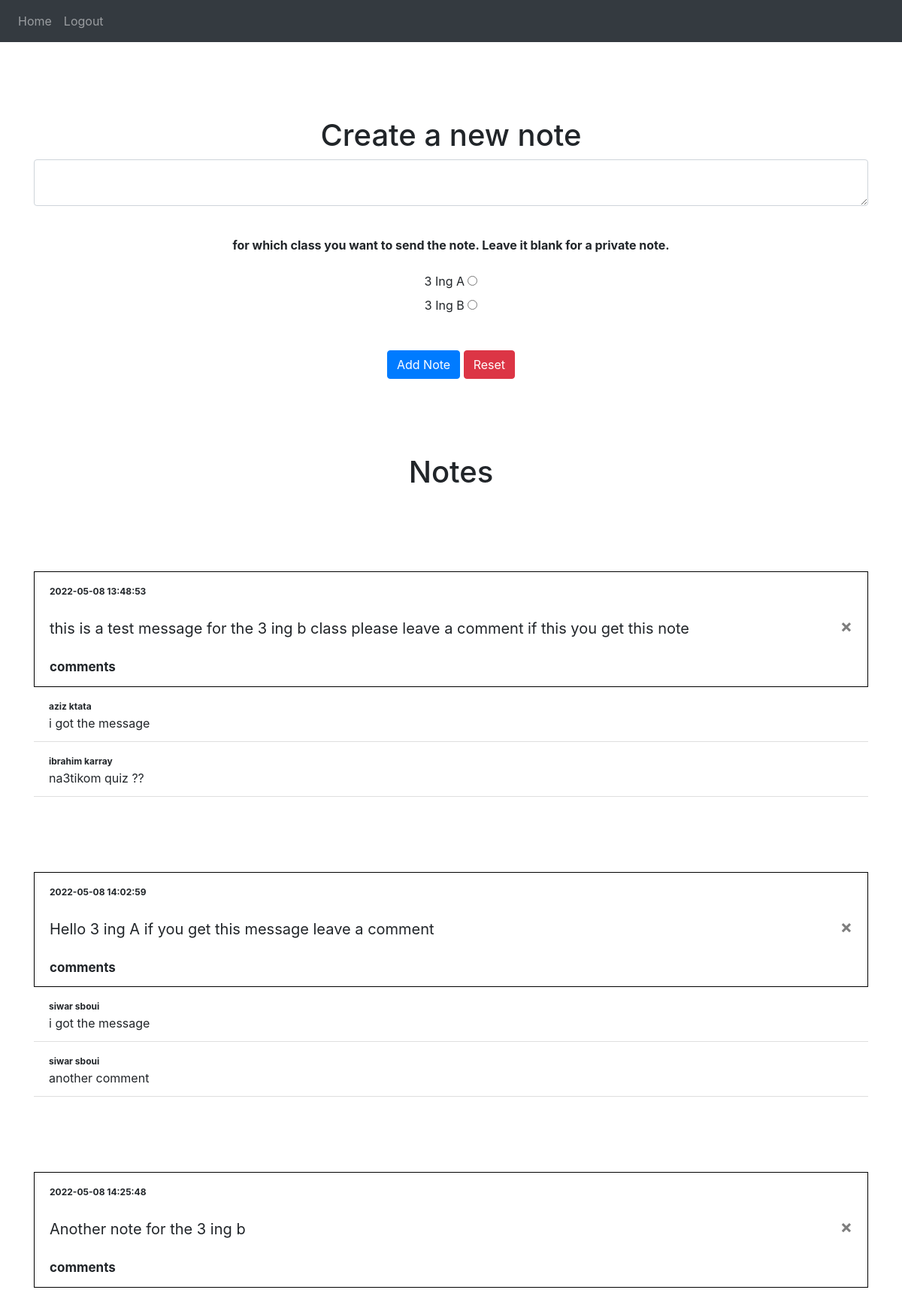
Screenshot of / (signed in) with the database file from the repository.
### website/models.py (models this page shows)
class Note(db.Model):
    id = db.Column(db.Integer, primary_key=True)
    data = db.Column(db.String(10000))
    date = db.Column(db.DateTime(timezone=True), default=func.now())
    username = db.Column(db.String(300))
    user_id = db.Column(db.Integer, db.ForeignKey('user.id'))
    classe = db.Column(db.String(20))
    comments = db.relationship('Comment')

class Comment(db.Model):
    id = db.Column(db.Integer, primary_key=True)
    data = db.Column(db.String(10000))
    date = db.Column(db.DateTime(timezone=True), default=func.now())
    username = db.Column(db.String(300))
    note_id = db.Column(db.Integer, db.ForeignKey('note.id'))

### website/views.py (the view, shortened to what this page needs)
@views.route('/', methods=['GET', 'POST'])
@login_required
def home():
    return render_template("home.html", user=current_user)

### website/__init__.py (called while the page is built)
def create_app():
    app = Flask(__name__)
    app.config['SECRET_KEY'] = 'sesamesecretappkey'
    app.config['SQLALCHEMY_DATABASE_URI'] = f'sqlite:///{DB_NAME}'
    db.init_app(app)
    from .views import views
    from .auth import auth
    app.register_blueprint(views, url_prefix='/')
    app.register_blueprint(auth, url_prefix='/')
    from .models import User, Note ,Comment
    create_database(app)
    login_manager = LoginManager()
    login_manager.login_view = 'auth.login'
    login_manager.init_app(app)
    @login_manager.user_loader
    def load_user(id):
        return User.query.get(int(id))
    return app

### website/templates/home.html (shortened to what this page needs)
{% extends "base.html" %} {% block title %}Home{% endblock %} {% block content
    %}
    <div style="margin-top:100px">
      <h1 align="center">Create a new note</h3>
      <form method="POST">
      <div class="form-group">
        <textarea name="note" id="note" class="form-control"></textarea>
      </div>
      <br />
      <div class="form-group" align="center">
        <span style="font-weight:bold">for which class you want to send the note. Leave it blank for a private note.</span>
        <br/><br/>
        <label for="3ingA">3 Ing A</label>
        <input
          type="radio"
          id="3ingA"
          name="classe"
          value="3ingA"
        />
        <br/>
        <label for="3ingB">3 Ing B</label>
        <input
          type="radio"
          id="3ingB"
          name="classe"
          value="3ingB"
        />
      </div>
      <div align="center" style="margin-top:40px">
        <button type="submit" class="btn btn-primary">Add Note</button>
        <button type="button" class="btn btn-danger"  onClick="resetFn()">Reset</button>
      </div>
    </form>
    </div>
    <h1 align="center" style="margin-top:100px">Notes</h1>
    <div style="margin-bottom:100px">
      <ul class="list-group list-group-flush" id="notes">
        {% for note in user.notes %}
        <li class="list-group-item" style="margin-top: 100px; border:1px solid black;">
          <span  align="right" style="font-weight:bold; font-size:12px">{{note.date}}</span><br/>
          <br/>
          <span style="font-size:20px">{{ note.data }}</span>
          <button type="button" class="close" onClick="deleteNote({{ note.id }})">
            <span aria-hidden="true">&times;</span>
          </button>
          <br/> <br/>
          <span style="font-size:17px ; font-weight:bold">comments</span>
          {% for comment in note.comments %}
          <li class="list-group-item">
            <span style="font-weight:bold; font-size:12px">{{comment.username}}</span><br/>
            {{ comment.data }}
          {% endfor %}
        </li>
        {% endfor %}
      </ul>
    </div>
    {% endblock %}

### website/templates/base.html (shortened to what this page needs)
<!DOCTYPE html>
<html>
  <head>
    <link
      rel="stylesheet"
      href="https://stackpath.bootstrapcdn.com/bootstrap/4.4.1/css/bootstrap.min.css"
    />
    <link
      rel="stylesheet"
      href="https://stackpath.bootstrapcdn.com/font-awesome/4.7.0/css/font-awesome.min.css"
    />
  </head>
  <body>
    <nav class="navbar navbar-expand-lg navbar-dark bg-dark">
      <div class="collapse navbar-collapse" id="navbar">
        <div class="navbar-nav">
          {% if user.is_authenticated %}
          <a class="nav-item nav-link" id="home" href="/">Home</a>
          <a class="nav-item nav-link" id="logout" href="/logout">Logout</a>
          {% else %}
          <a class="nav-item nav-link" id="login" href="/login">Login</a>
          <a class="nav-item nav-link" id="signUp" href="/sign-up">Sign Up</a>
          {% endif %}
        </div>
      </div>
    </nav>
    <div class="container">{% block content %} {% endblock %}</div>
  </body>
</html>

### rows the page displays
Note: date "2022-05-08 13:48:53", data "this is a test message for the 3 ing b class please leave a comment if this you get this note"
Comment: username "aziz ktata", data "i got the message"
Comment: username "ibrahim karray", data "na3tikom quiz ??"
Note: date "2022-05-08 14:02:59", data "Hello 3 ing A if you get this message leave a comment"
Comment: username "siwar sboui", data "i got the message"
Comment: username "siwar sboui", data "another comment"
Note: date "2022-05-08 14:25:48", data "Another note for the 3 ing b"
